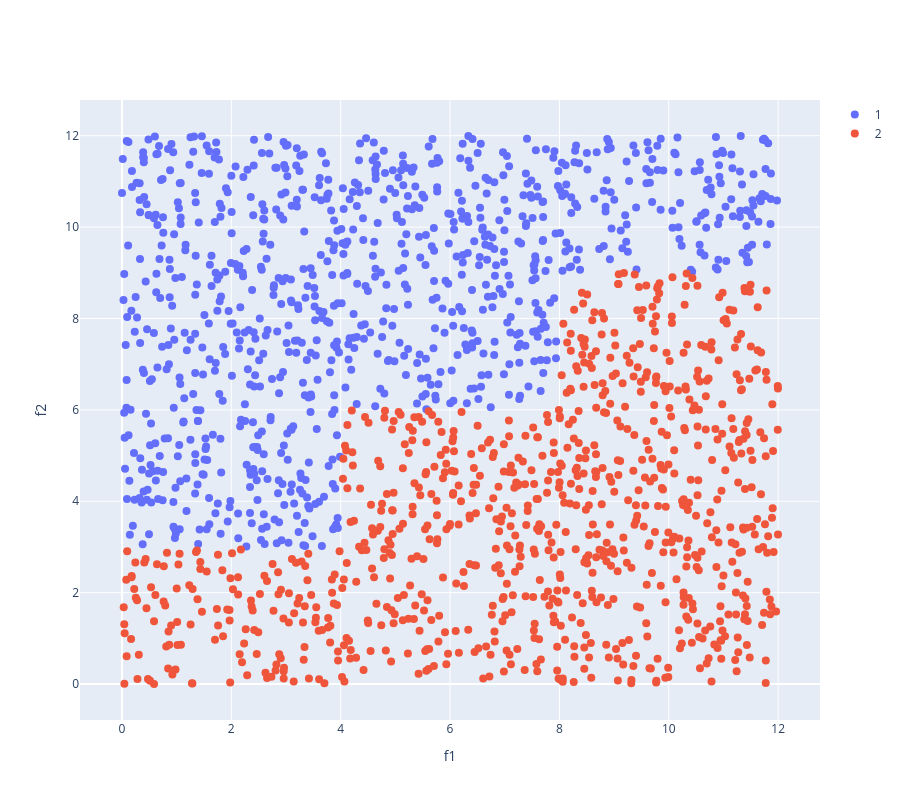

Notebook code cell kept with this figure:
### Markdown cell above
# Adaptive Boosting - AdaBoost

### Code cell
import scipy.io as sio
import numpy as np
import plotly.graph_objects as go

# Load data for training
data = sio.loadmat("StairData.mat")
Xtr = data['data'][0][0][2]
ytr = data['data'][0][0][3].squeeze()

ytr=ytr.astype(int) # Labels

#Identify class indexes
ixW1 = np.where(ytr==1)[0]
ixW2 = np.where(ytr==2)[0]

ytr[ixW2] = -1 # Class 2 is labeled as -1

#Plot samples in the feature space
fig=go.Figure()
fig.add_trace(go.Scatter(x=Xtr[0,ixW1],y=Xtr[1,ixW1],name='1'))
fig.add_trace(go.Scatter(x=Xtr[0,ixW2],y=Xtr[1,ixW2],name='2'))
fig.update_traces(marker=dict(size=8))
fig.update_traces(mode='markers')
fig.update_xaxes(title_text="f1")
fig.update_yaxes(title_text="f2")
fig.update_layout(autosize=False,width=900,height=800)
fig.show()

### Figure 1 — Plotly figure (JSON) as saved in the notebook; plotly's stock layout.template omitted (floating-point values rounded to 4 significant figures; data arrays with more than 128 entries replaced by an {"elided": "..."} marker saying what was removed)
{"data": [{"marker": {"size": 8}, "mode": "markers", "name": "1", "type": "scatter", "x": {"elided": "915 float values"}, "y": {"elided": "915 float values"}}, {"marker": {"size": 8}, "mode": "markers", "name": "2", "type": "scatter", "x": {"elided": "882 float values"}, "y": {"elided": "882 float values"}}], "layout": {"autosize": false, "height": 800, "width": 900, "xaxis": {"title": {"text": "f1"}}, "yaxis": {"title": {"text": "f2"}}}}
